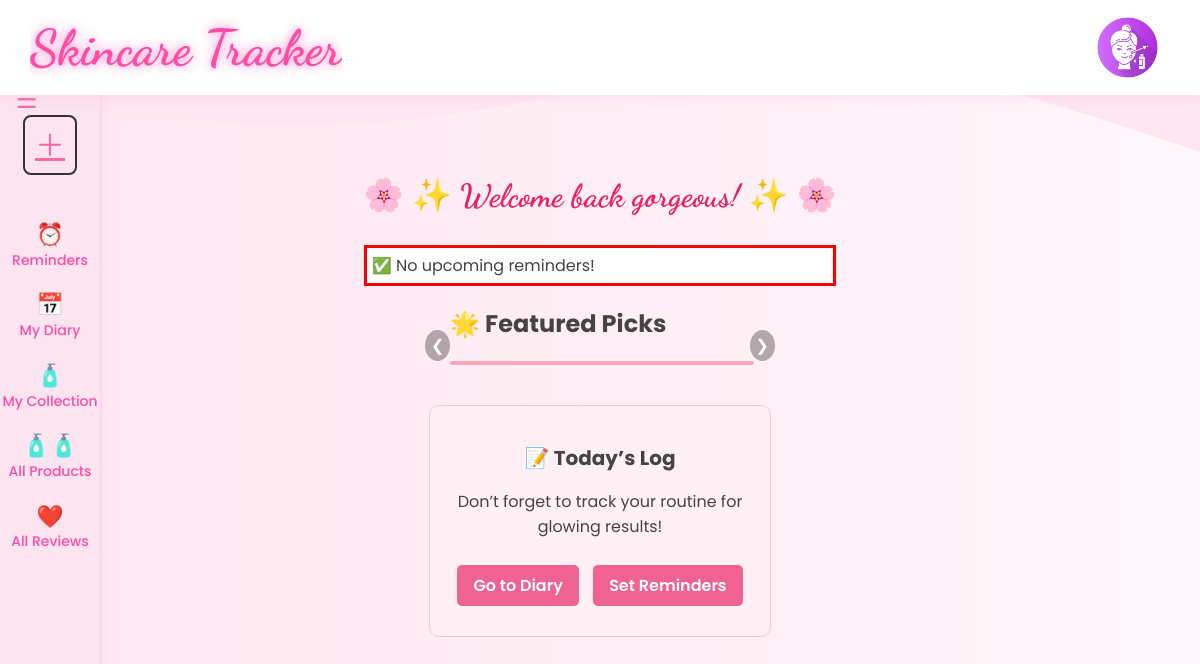
The page /homepage (signed in) on the database as committed earlier.
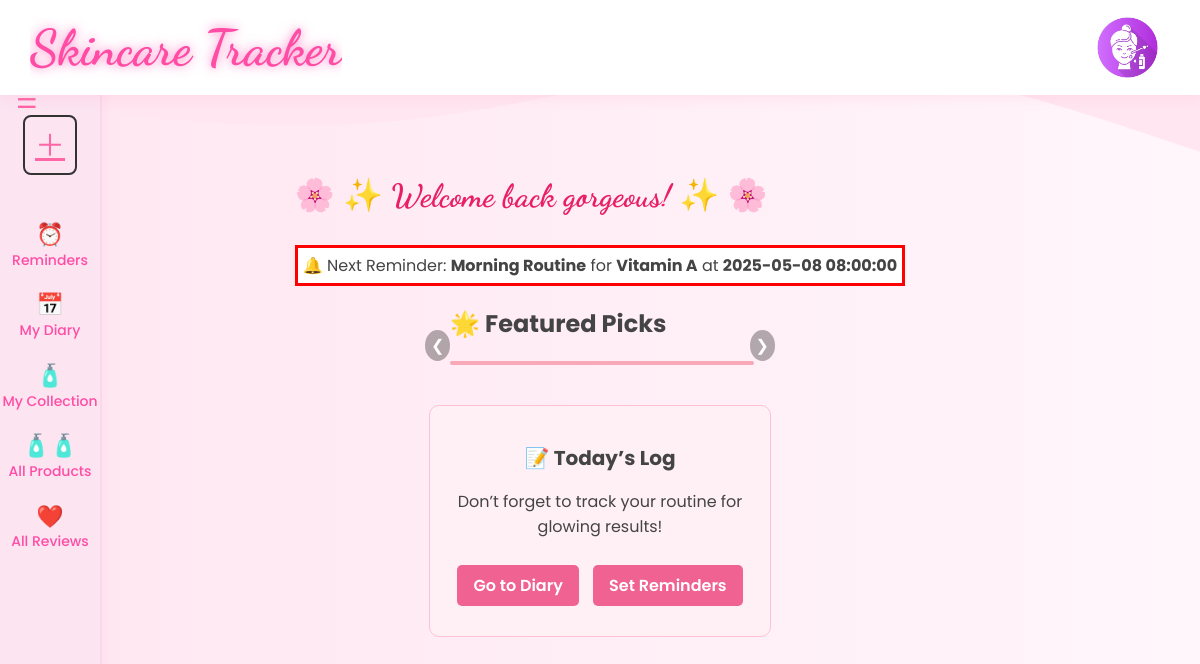
The same page on the database as committed later.
### tables this page shows
CREATE TABLE Reminders (
    reminder_id INTEGER PRIMARY KEY AUTOINCREMENT,
    reminder_type TEXT,
    alarm_date DATETIME,
    recurrence FLOAT,  
    reminder_note TEXT,  
    user_id INTEGER NOT NULL,
    product_id INTEGER,
    FOREIGN KEY (user_id) REFERENCES Users(user_id),
    FOREIGN KEY (product_id) REFERENCES Products(product_id)
);

CREATE TABLE Products (
    product_id INTEGER PRIMARY KEY AUTOINCREMENT,
    product_name TEXT NOT NULL,
    type TEXT,
    amazon_link TEXT,
    directions TEXT,
    shelflife INTEGER,
    ingredients TEXT,
    product_pic TEXT, 
    user_id INTEGER REFERENCES Users(user_id)
);

### routes/home_routes.py (the view)
@home_bp.route("/")
@home_bp.route("/homepage")
def view_home():
    if "user_id" not in session:
        return redirect(url_for("user.login_user"))
    upcoming = get_next_upcoming_reminder()
    return render_template("homepage.html", upcoming=upcoming)

### app.py (called while the page is built)
def get_db_connection():
    conn = sqlite3.connect(st_db)
    conn.row_factory = sqlite3.Row
    return conn

### routes/home_routes.py (called while the page is built)
def get_next_upcoming_reminder():
    user_id = session.get("user_id", 1)
    db = __import__("app").app.get_db_connection()
    now = datetime.now().isoformat()
    upcoming = db.execute(
        """
        SELECT R.*, P.product_name FROM Reminders R
        LEFT JOIN Products P ON R.product_id = P.product_id
        WHERE R.user_id = ? AND R.alarm_date >= ?
        ORDER BY R.alarm_date ASC
        LIMIT 1
        """,
        (
            user_id,
            now,
        ),
    ).fetchone()
    db.close()
    return upcoming

### templates/homepage.html (shortened to what this page needs)
{% extends "base.html" %}
{% block content %}
<button class="sidebar-toggle-btn" onclick="toggleSidebar()">☰</button>
<div class="homepage-wrapper">
    <div class="sidebar" id="sidebar">
        <a href="/add_product" class="sidebar-btn add-btn">＋</a>
        <nav class="sidebar-nav">
            <a class="sidebar-link" href="/reminder"><span class="icon">⏰</span><br>Reminders</a>
            <a class="sidebar-link" href="/diary"><span class="icon">📅</span><br>My Diary</a>
            <a class="sidebar-link" href="{{ url_for('collection.my_collection') }}"><span class="icon">🧴</span><br>My Collection</a>
            <a class="sidebar-link" href="{{ url_for('product.view_all_product') }}"><span class="icon">🧴🧴</span><br>All Products</a>
            <a class="sidebar-link" href="/review/all_reviews"><span class="icon">❤️</span><br>All Reviews</a>
        </nav>
    </div>
    <div class="homepage-content">
        <h1 class="welcome-msg"> 🌸 ✨ Welcome back gorgeous! ✨ 🌸 </h1>
        {% include '/upcoming.html' %}
        <div class="carousel-container">
            <h2 class="section-title">🌟 Featured Picks</h2>
            <div class="carousel" id="carousel">
            </div>
            <button class="carousel-prev" onclick="prevSlide()">&#10094;</button>
            <button class="carousel-next" onclick="nextSlide()">&#10095;</button>
        </div>
        <div class="daily-log-card">
            <h2>📝 Today’s Log</h2>
            <p>Don’t forget to track your routine for glowing results!</p>
            <a href="/diary" class="log-btn">Go to Diary</a>
            <a href="#" class="log-btn">Set Reminders</a>
        </div>
    </div>
</div>
{% endblock %}

### templates/review/upcoming.html (shortened to what this page needs)
<div class="upcoming">
    {% if upcoming %}
    🔔 Next Reminder:
    <strong>{{ upcoming.reminder_type }}</strong>
    {% if upcoming.product_name %} for <strong>{{ upcoming.product_name }}</strong>{% endif %}
    at <strong>{{ upcoming.alarm_date }}</strong>
    {% else %}
    ✅ No upcoming reminders!
    {% endif %}
</div>

Rows that differ between the two databases and show on the page:
now on this page (row edited): Reminders: reminder_type "Morning Routine", alarm_date "2025-05-08 08:00:00"
now on this page (row unchanged): Products: product_name "Vitamin A"
Other text that changed with them:
text no longer shown: "✅ No upcoming reminders!"
text now shown: "🔔 Next Reminder: for at"
